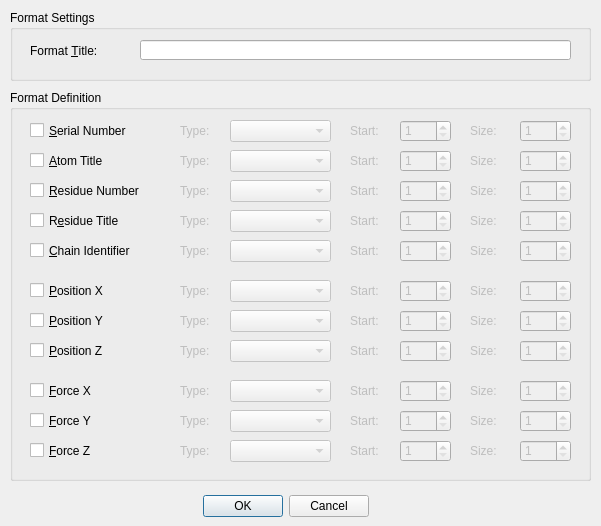
 <widget class="QDialog" name="formatDialog">
  <property name="geometry">
   <rect>
    <x>0</x>
    <y>0</y>
    <width>601</width>
    <height>526</height>
   </rect>
  </property>
  <property name="windowTitle">
   <string/>
  </property>
  <widget class="QDialogButtonBox" name="buttonBox">
   <property name="geometry">
    <rect>
     <x>10</x>
     <y>490</y>
     <width>551</width>
     <height>32</height>
    </rect>
   </property>
   <property name="orientation">
    <enum>Qt::Horizontal</enum>
   </property>
   <property name="standardButtons">
    <set>QDialogButtonBox::Cancel|QDialogButtonBox::Ok</set>
   </property>
   <property name="centerButtons">
    <bool>true</bool>
   </property>
  </widget>
  <widget class="QGroupBox" name="groupBox_2">
   <property name="geometry">
    <rect>
     <x>10</x>
     <y>90</y>
     <width>581</width>
     <height>391</height>
    </rect>
   </property>
   <property name="title">
    <string>Format Definition</string>
   </property>
   <widget class="QCheckBox" name="cb1">
    <property name="geometry">
     <rect>
      <x>20</x>
      <y>30</y>
      <width>151</width>
      <height>21</height>
     </rect>
    </property>
    <property name="text">
     <string>&amp;Serial Number</string>
    </property>
   </widget>
   <widget class="QLabel" name="label_2">
    <property name="enabled">
     <bool>false</bool>
    </property>
    <property name="geometry">
     <rect>
      <x>340</x>
      <y>30</y>
      <width>51</width>
      <height>21</height>
     </rect>
    </property>
    <property name="text">
     <string>Start:</string>
    </property>
   </widget>
   <widget class="QLabel" name="label_3">
    <property name="enabled">
     <bool>false</bool>
    </property>
    <property name="geometry">
     <rect>
      <x>170</x>
      <y>30</y>
      <width>51</width>
      <height>21</height>
     </rect>
    </property>
    <property name="text">
     <string>Type:</string>
    </property>
   </widget>
   <widget class="QComboBox" name="type1">
    <property name="enabled">
     <bool>false</bool>
    </property>
    <property name="geometry">
     <rect>
      <x>220</x>
      <y>30</y>
      <width>101</width>
      <height>22</height>
     </rect>
    </property>
   </widget>
   <widget class="QSpinBox" name="start1">
    <property name="enabled">
     <bool>false</bool>
    </property>
    <property name="geometry">
     <rect>
      <x>390</x>
      <y>30</y>
      <width>51</width>
      <height>22</height>
     </rect>
    </property>
    <property name="minimum">
     <number>1</number>
    </property>
    <property name="maximum">
     <number>80</number>
    </property>
   </widget>
   <widget class="QLabel" name="label_4">
    <property name="enabled">
     <bool>false</bool>
    </property>
    <property name="geometry">
     <rect>
      <x>460</x>
      <y>30</y>
      <width>51</width>
      <height>21</height>
     </rect>
    </property>
    <property name="text">
     <string>Size:</string>
    </property>
    <property name="alignment">
     <set>Qt::AlignLeading|Qt::AlignLeft|Qt::AlignVCenter</set>
    </property>
   </widget>
   <widget class="QSpinBox" name="size1">
    <property name="enabled">
     <bool>false</bool>
    </property>
    <property name="geometry">
     <rect>
      <x>510</x>
      <y>30</y>
      <width>51</width>
      <height>22</height>
     </rect>
    </property>
    <property name="minimum">
     <number>1</number>
    </property>
    <property name="maximum">
     <number>80</number>
    </property>
   </widget>
   <widget class="QLabel" name="label_5">
    <property name="enabled">
     <bool>false</bool>
    </property>
    <property name="geometry">
     <rect>
      <x>460</x>
      <y>60</y>
      <width>51</width>
      <height>21</height>
     </rect>
    </property>
    <property name="text">
     <string>Size:</string>
    </property>
    <property name="alignment">
     <set>Qt::AlignLeading|Qt::AlignLeft|Qt::AlignVCenter</set>
    </property>
   </widget>
   <widget class="QSpinBox" name="start2">
    <property name="enabled">
     <bool>false</bool>
    </property>
    <property name="geometry">
     <rect>
      <x>390</x>
      <y>60</y>
      <width>51</width>
      <height>22</height>
     </rect>
    </property>
    <property name="minimum">
     <number>1</number>
    </property>
    <property name="maximum">
     <number>80</number>
    </property>
   </widget>
   <widget class="QCheckBox" name="cb2">
    <property name="geometry">
     <rect>
      <x>20</x>
      <y>60</y>
      <width>151</width>
      <height>21</height>
     </rect>
    </property>
    <property name="text">
     <string>&amp;Atom Title</string>
    </property>
   </widget>
   <widget class="QSpinBox" name="size2">
    <property name="enabled">
     <bool>false</bool>
    </property>
    <property name="geometry">
     <rect>
      <x>510</x>
      <y>60</y>
      <width>51</width>
      <height>22</height>
     </rect>
    </property>
    <property name="minimum">
     <number>1</number>
    </property>
    <property name="maximum">
     <number>80</number>
    </property>
   </widget>
   <widget class="QComboBox" name="type2">
    <property name="enabled">
     <bool>false</bool>
    </property>
    <property name="geometry">
     <rect>
      <x>220</x>
      <y>60</y>
      <width>101</width>
      <height>22</height>
     </rect>
    </property>
   </widget>
   <widget class="QLabel" name="label_6">
    <property name="enabled">
     <bool>false</bool>
    </property>
    <property name="geometry">
     <rect>
      <x>170</x>
      <y>60</y>
      <width>51</width>
      <height>21</height>
     </rect>
    </property>
    <property name="text">
     <string>Type:</string>
    </property>
   </widget>
   <widget class="QLabel" name="label_7">
    <property name="enabled">
     <bool>false</bool>
    </property>
    <property name="geometry">
     <rect>
      <x>340</x>
      <y>60</y>
      <width>51</width>
      <height>21</height>
     </rect>
    </property>
    <property name="text">
     <string>Start:</string>
    </property>
   </widget>
   <widget class="QComboBox" name="type3">
    <property name="enabled">
     <bool>false</bool>
    </property>
    <property name="geometry">
     <rect>
      <x>220</x>
      <y>90</y>
      <width>101</width>
      <height>22</height>
     </rect>
    </property>
   </widget>
   <widget class="QLabel" name="label_8">
    <property name="enabled">
     <bool>false</bool>
    </property>
    <property name="geometry">
     <rect>
      <x>340</x>
      <y>90</y>
      <width>51</width>
      <height>21</height>
     </rect>
    </property>
    <property name="text">
     <string>Start:</string>
    </property>
   </widget>
   <widget class="QLabel" name="label_9">
    <property name="enabled">
     <bool>false</bool>
    </property>
    <property name="geometry">
     <rect>
      <x>170</x>
      <y>90</y>
      <width>51</width>
      <height>21</height>
     </rect>
    </property>
    <property name="text">
     <string>Type:</string>
    </property>
   </widget>
   <widget class="QLabel" name="label_10">
    <property name="enabled">
     <bool>false</bool>
    </property>
    <property name="geometry">
     <rect>
      <x>460</x>
      <y>90</y>
      <width>51</width>
      <height>21</height>
     </rect>
    </property>
    <property name="text">
     <string>Size:</string>
    </property>
    <property name="alignment">
     <set>Qt::AlignLeading|Qt::AlignLeft|Qt::AlignVCenter</set>
    </property>
   </widget>
   <widget class="QSpinBox" name="size3">
    <property name="enabled">
     <bool>false</bool>
    </property>
    <property name="geometry">
     <rect>
      <x>510</x>
      <y>90</y>
      <width>51</width>
      <height>22</height>
     </rect>
    </property>
    <property name="minimum">
     <number>1</number>
    </property>
    <property name="maximum">
     <number>80</number>
    </property>
   </widget>
   <widget class="QCheckBox" name="cb3">
    <property name="geometry">
     <rect>
      <x>20</x>
      <y>90</y>
      <width>151</width>
      <height>21</height>
     </rect>
    </property>
    <property name="text">
     <string>&amp;Residue Number</string>
    </property>
   </widget>
   <widget class="QSpinBox" name="start3">
    <property name="enabled">
     <bool>false</bool>
    </property>
    <property name="geometry">
     <rect>
      <x>390</x>
      <y>90</y>
      <width>51</width>
      <height>22</height>
     </rect>
    </property>
    <property name="minimum">
     <number>1</number>
    </property>
    <property name="maximum">
     <number>80</number>
    </property>
   </widget>
   <widget class="QComboBox" name="type4">
    <property name="enabled">
     <bool>false</bool>
    </property>
    <property name="geometry">
     <rect>
      <x>220</x>
      <y>120</y>
      <width>101</width>
      <height>22</height>
     </rect>
    </property>
   </widget>
   <widget class="QLabel" name="label_11">
    <property name="enabled">
     <bool>false</bool>
    </property>
    <property name="geometry">
     <rect>
      <x>340</x>
      <y>120</y>
      <width>51</width>
      <height>21</height>
     </rect>
    </property>
    <property name="text">
     <string>Start:</string>
    </property>
   </widget>
   <widget class="QLabel" name="label_12">
    <property name="enabled">
     <bool>false</bool>
    </property>
    <property name="geometry">
     <rect>
      <x>170</x>
      <y>120</y>
      <width>51</width>
      <height>21</height>
     </rect>
    </property>
    <property name="text">
     <string>Type:</string>
    </property>
   </widget>
   <widget class="QLabel" name="label_13">
    <property name="enabled">
     <bool>false</bool>
    </property>
    <property name="geometry">
     <rect>
      <x>460</x>
      <y>120</y>
      <width>51</width>
      <height>21</height>
     </rect>
    </property>
    <property name="text">
     <string>Size:</string>
    </property>
    <property name="alignment">
     <set>Qt::AlignLeading|Qt::AlignLeft|Qt::AlignVCenter</set>
    </property>
   </widget>
   <widget class="QSpinBox" name="size4">
    <property name="enabled">
     <bool>false</bool>
    </property>
    <property name="geometry">
     <rect>
      <x>510</x>
      <y>120</y>
      <width>51</width>
      <height>22</height>
     </rect>
    </property>
    <property name="minimum">
     <number>1</number>
    </property>
    <property name="maximum">
     <number>80</number>
    </property>
   </widget>
   <widget class="QCheckBox" name="cb4">
    <property name="geometry">
     <rect>
      <x>20</x>
      <y>120</y>
      <width>151</width>
      <height>21</height>
     </rect>
    </property>
    <property name="text">
     <string>R&amp;esidue Title</string>
    </property>
   </widget>
   <widget class="QSpinBox" name="start4">
    <property name="enabled">
     <bool>false</bool>
    </property>
    <property name="geometry">
     <rect>
      <x>390</x>
      <y>120</y>
      <width>51</width>
      <height>22</height>
     </rect>
    </property>
    <property name="minimum">
     <number>1</number>
    </property>
    <property name="maximum">
     <number>80</number>
    </property>
   </widget>
   <widget class="QComboBox" name="type5">
    <property name="enabled">
     <bool>false</bool>
    </property>
    <property name="geometry">
     <rect>
      <x>220</x>
      <y>150</y>
      <width>101</width>
      <height>22</height>
     </rect>
    </property>
   </widget>
   <widget class="QLabel" name="label_14">
    <property name="enabled">
     <bool>false</bool>
    </property>
    <property name="geometry">
     <rect>
      <x>340</x>
      <y>150</y>
      <width>51</width>
      <height>21</height>
     </rect>
    </property>
    <property name="text">
     <string>Start:</string>
    </property>
   </widget>
   <widget class="QLabel" name="label_15">
    <property name="enabled">
     <bool>false</bool>
    </property>
    <property name="geometry">
     <rect>
      <x>170</x>
      <y>150</y>
      <width>51</width>
      <height>21</height>
     </rect>
    </property>
    <property name="text">
     <string>Type:</string>
    </property>
   </widget>
   <widget class="QLabel" name="label_16">
    <property name="enabled">
     <bool>false</bool>
    </property>
    <property name="geometry">
     <rect>
      <x>460</x>
      <y>150</y>
      <width>51</width>
      <height>21</height>
     </rect>
    </property>
    <property name="text">
     <string>Size:</string>
    </property>
    <property name="alignment">
     <set>Qt::AlignLeading|Qt::AlignLeft|Qt::AlignVCenter</set>
    </property>
   </widget>
   <widget class="QSpinBox" name="size5">
    <property name="enabled">
     <bool>false</bool>
    </property>
    <property name="geometry">
     <rect>
      <x>510</x>
      <y>150</y>
      <width>51</width>
      <height>22</height>
     </rect>
    </property>
    <property name="minimum">
     <number>1</number>
    </property>
    <property name="maximum">
     <number>80</number>
    </property>
   </widget>
   <widget class="QCheckBox" name="cb5">
    <property name="geometry">
     <rect>
      <x>20</x>
      <y>150</y>
      <width>151</width>
      <height>21</height>
     </rect>
    </property>
    <property name="text">
     <string>&amp;Chain Identifier</string>
    </property>
   </widget>
   <widget class="QSpinBox" name="start5">
    <property name="enabled">
     <bool>false</bool>
    </property>
    <property name="geometry">
     <rect>
      <x>390</x>
      <y>150</y>
      <width>51</width>
      <height>22</height>
     </rect>
    </property>
    <property name="minimum">
     <number>1</number>
    </property>
    <property name="maximum">
     <number>80</number>
    </property>
   </widget>
   <widget class="QComboBox" name="type6">
    <property name="enabled">
     <bool>false</bool>
    </property>
    <property name="geometry">
     <rect>
      <x>220</x>
      <y>190</y>
      <width>101</width>
      <height>22</height>
     </rect>
    </property>
   </widget>
   <widget class="QLabel" name="label_17">
    <property name="enabled">
     <bool>false</bool>
    </property>
    <property name="geometry">
     <rect>
      <x>340</x>
      <y>190</y>
      <width>51</width>
      <height>21</height>
     </rect>
    </property>
    <property name="text">
     <string>Start:</string>
    </property>
   </widget>
   <widget class="QLabel" name="label_18">
    <property name="enabled">
     <bool>false</bool>
    </property>
    <property name="geometry">
     <rect>
      <x>170</x>
      <y>190</y>
      <width>51</width>
      <height>21</height>
     </rect>
    </property>
    <property name="text">
     <string>Type:</string>
    </property>
   </widget>
   <widget class="QLabel" name="label_19">
    <property name="enabled">
     <bool>false</bool>
    </property>
    <property name="geometry">
     <rect>
      <x>460</x>
      <y>190</y>
      <width>51</width>
      <height>21</height>
     </rect>
    </property>
    <property name="text">
     <string>Size:</string>
    </property>
    <property name="alignment">
     <set>Qt::AlignLeading|Qt::AlignLeft|Qt::AlignVCenter</set>
    </property>
   </widget>
   <widget class="QSpinBox" name="size6">
    <property name="enabled">
     <bool>false</bool>
    </property>
    <property name="geometry">
     <rect>
      <x>510</x>
      <y>190</y>
      <width>51</width>
      <height>22</height>
     </rect>
    </property>
    <property name="minimum">
     <number>1</number>
    </property>
    <property name="maximum">
     <number>80</number>
    </property>
   </widget>
   <widget class="QCheckBox" name="cb6">
    <property name="geometry">
     <rect>
      <x>20</x>
      <y>190</y>
      <width>151</width>
      <height>21</height>
     </rect>
    </property>
    <property name="text">
     <string>&amp;Position X</string>
    </property>
   </widget>
   <widget class="QSpinBox" name="start6">
    <property name="enabled">
     <bool>false</bool>
    </property>
    <property name="geometry">
     <rect>
      <x>390</x>
      <y>190</y>
      <width>51</width>
      <height>22</height>
     </rect>
    </property>
    <property name="minimum">
     <number>1</number>
    </property>
    <property name="maximum">
     <number>80</number>
    </property>
   </widget>
   <widget class="QComboBox" name="type7">
    <property name="enabled">
     <bool>false</bool>
    </property>
    <property name="geometry">
     <rect>
      <x>220</x>
      <y>220</y>
      <width>101</width>
      <height>22</height>
     </rect>
    </property>
   </widget>
   <widget class="QLabel" name="label_20">
    <property name="enabled">
     <bool>false</bool>
    </property>
    <property name="geometry">
     <rect>
      <x>340</x>
      <y>220</y>
      <width>51</width>
      <height>21</height>
     </rect>
    </property>
    <property name="text">
     <string>Start:</string>
    </property>
   </widget>
   <widget class="QLabel" name="label_21">
    <property name="enabled">
     <bool>false</bool>
    </property>
    <property name="geometry">
     <rect>
      <x>170</x>
      <y>220</y>
      <width>51</width>
      <height>21</height>
     </rect>
    </property>
    <property name="text">
     <string>Type:</string>
    </property>
   </widget>
   <widget class="QLabel" name="label_22">
    <property name="enabled">
     <bool>false</bool>
    </property>
    <property name="geometry">
     <rect>
      <x>460</x>
      <y>220</y>
      <width>51</width>
      <height>21</height>
     </rect>
    </property>
    <property name="text">
     <string>Size:</string>
    </property>
    <property name="alignment">
     <set>Qt::AlignLeading|Qt::AlignLeft|Qt::AlignVCenter</set>
    </property>
   </widget>
   <widget class="QSpinBox" name="size7">
    <property name="enabled">
     <bool>false</bool>
    </property>
    <property name="geometry">
     <rect>
      <x>510</x>
      <y>220</y>
      <width>51</width>
      <height>22</height>
     </rect>
    </property>
    <property name="minimum">
     <number>1</number>
    </property>
    <property name="maximum">
     <number>80</number>
    </property>
   </widget>
   <widget class="QCheckBox" name="cb7">
    <property name="geometry">
     <rect>
      <x>20</x>
      <y>220</y>
      <width>151</width>
      <height>21</height>
     </rect>
    </property>
    <property name="text">
     <string>&amp;Position Y</string>
    </property>
   </widget>
   <widget class="QSpinBox" name="start7">
    <property name="enabled">
     <bool>false</bool>
    </property>
    <property name="geometry">
     <rect>
      <x>390</x>
      <y>220</y>
      <width>51</width>
      <height>22</height>
     </rect>
    </property>
    <property name="minimum">
     <number>1</number>
    </property>
    <property name="maximum">
     <number>80</number>
    </property>
   </widget>
   <widget class="QComboBox" name="type8">
    <property name="enabled">
     <bool>false</bool>
    </property>
    <property name="geometry">
     <rect>
      <x>220</x>
      <y>250</y>
      <width>101</width>
      <height>22</height>
     </rect>
    </property>
   </widget>
   <widget class="QLabel" name="label_23">
    <property name="enabled">
     <bool>false</bool>
    </property>
    <property name="geometry">
     <rect>
      <x>340</x>
      <y>250</y>
      <width>51</width>
      <height>21</height>
     </rect>
    </property>
    <property name="text">
     <string>Start:</string>
    </property>
   </widget>
   <widget class="QLabel" name="label_24">
    <property name="enabled">
     <bool>false</bool>
    </property>
    <property name="geometry">
     <rect>
      <x>170</x>
      <y>250</y>
      <width>51</width>
      <height>21</height>
     </rect>
    </property>
    <property name="text">
     <string>Type:</string>
    </property>
   </widget>
   <widget class="QLabel" name="label_25">
    <property name="enabled">
     <bool>false</bool>
    </property>
    <property name="geometry">
     <rect>
      <x>460</x>
      <y>250</y>
      <width>51</width>
      <height>21</height>
     </rect>
    </property>
    <property name="text">
     <string>Size:</string>
    </property>
    <property name="alignment">
     <set>Qt::AlignLeading|Qt::AlignLeft|Qt::AlignVCenter</set>
    </property>
   </widget>
   <widget class="QSpinBox" name="size8">
    <property name="enabled">
     <bool>false</bool>
    </property>
    <property name="geometry">
     <rect>
      <x>510</x>
      <y>250</y>
      <width>51</width>
      <height>22</height>
     </rect>
    </property>
    <property name="minimum">
     <number>1</number>
    </property>
    <property name="maximum">
     <number>80</number>
    </property>
   </widget>
   <widget class="QCheckBox" name="cb8">
    <property name="geometry">
     <rect>
      <x>20</x>
      <y>250</y>
      <width>151</width>
      <height>21</height>
     </rect>
    </property>
    <property name="text">
     <string>&amp;Position Z</string>
    </property>
   </widget>
   <widget class="QSpinBox" name="start8">
    <property name="enabled">
     <bool>false</bool>
    </property>
    <property name="geometry">
     <rect>
      <x>390</x>
      <y>250</y>
      <width>51</width>
      <height>22</height>
     </rect>
    </property>
    <property name="minimum">
     <number>1</number>
    </property>
    <property name="maximum">
     <number>80</number>
    </property>
   </widget>
   <widget class="QLabel" name="label_26">
    <property name="enabled">
     <bool>false</bool>
    </property>
    <property name="geometry">
     <rect>
      <x>340</x>
      <y>290</y>
      <width>51</width>
      <height>21</height>
     </rect>
    </property>
    <property name="text">
     <string>Start:</string>
    </property>
   </widget>
   <widget class="QSpinBox" name="size9">
    <property name="enabled">
     <bool>false</bool>
    </property>
    <property name="geometry">
     <rect>
      <x>510</x>
      <y>290</y>
      <width>51</width>
      <height>22</height>
     </rect>
    </property>
    <property name="minimum">
     <number>1</number>
    </property>
    <property name="maximum">
     <number>80</number>
    </property>
   </widget>
   <widget class="QCheckBox" name="cb9">
    <property name="geometry">
     <rect>
      <x>20</x>
      <y>290</y>
      <width>151</width>
      <height>21</height>
     </rect>
    </property>
    <property name="text">
     <string>&amp;Force X</string>
    </property>
   </widget>
   <widget class="QLabel" name="label_27">
    <property name="enabled">
     <bool>false</bool>
    </property>
    <property name="geometry">
     <rect>
      <x>170</x>
      <y>290</y>
      <width>51</width>
      <height>21</height>
     </rect>
    </property>
    <property name="text">
     <string>Type:</string>
    </property>
   </widget>
   <widget class="QCheckBox" name="cb11">
    <property name="geometry">
     <rect>
      <x>20</x>
      <y>350</y>
      <width>151</width>
      <height>21</height>
     </rect>
    </property>
    <property name="text">
     <string>&amp;Force Z</string>
    </property>
   </widget>
   <widget class="QSpinBox" name="size10">
    <property name="enabled">
     <bool>false</bool>
    </property>
    <property name="geometry">
     <rect>
      <x>510</x>
      <y>320</y>
      <width>51</width>
      <height>22</height>
     </rect>
    </property>
    <property name="minimum">
     <number>1</number>
    </property>
    <property name="maximum">
     <number>80</number>
    </property>
   </widget>
   <widget class="QLabel" name="label_28">
    <property name="enabled">
     <bool>false</bool>
    </property>
    <property name="geometry">
     <rect>
      <x>460</x>
      <y>320</y>
      <width>51</width>
      <height>21</height>
     </rect>
    </property>
    <property name="text">
     <string>Size:</string>
    </property>
    <property name="alignment">
     <set>Qt::AlignLeading|Qt::AlignLeft|Qt::AlignVCenter</set>
    </property>
   </widget>
   <widget class="QComboBox" name="type10">
    <property name="enabled">
     <bool>false</bool>
    </property>
    <property name="geometry">
     <rect>
      <x>220</x>
      <y>320</y>
      <width>101</width>
      <height>22</height>
     </rect>
    </property>
   </widget>
   <widget class="QSpinBox" name="start9">
    <property name="enabled">
     <bool>false</bool>
    </property>
    <property name="geometry">
     <rect>
      <x>390</x>
      <y>290</y>
      <width>51</width>
      <height>22</height>
     </rect>
    </property>
    <property name="minimum">
     <number>1</number>
    </property>
    <property name="maximum">
     <number>80</number>
    </property>
   </widget>
   <widget class="QComboBox" name="type9">
    <property name="enabled">
     <bool>false</bool>
    </property>
    <property name="geometry">
     <rect>
      <x>220</x>
      <y>290</y>
      <width>101</width>
      <height>22</height>
     </rect>
    </property>
   </widget>
   <widget class="QSpinBox" name="size11">
    <property name="enabled">
     <bool>false</bool>
    </property>
    <property name="geometry">
     <rect>
      <x>510</x>
      <y>350</y>
      <width>51</width>
      <height>22</height>
     </rect>
    </property>
    <property name="minimum">
     <number>1</number>
    </property>
    <property name="maximum">
     <number>80</number>
    </property>
   </widget>
   <widget class="QLabel" name="label_29">
    <property name="enabled">
     <bool>false</bool>
    </property>
    <property name="geometry">
     <rect>
      <x>170</x>
      <y>320</y>
      <width>51</width>
      <height>21</height>
     </rect>
    </property>
    <property name="text">
     <string>Type:</string>
    </property>
   </widget>
   <widget class="QLabel" name="label_30">
    <property name="enabled">
     <bool>false</bool>
    </property>
    <property name="geometry">
     <rect>
      <x>460</x>
      <y>290</y>
      <width>51</width>
      <height>21</height>
     </rect>
    </property>
    <property name="text">
     <string>Size:</string>
    </property>
    <property name="alignment">
     <set>Qt::AlignLeading|Qt::AlignLeft|Qt::AlignVCenter</set>
    </property>
   </widget>
   <widget class="QLabel" name="label_31">
    <property name="enabled">
     <bool>false</bool>
    </property>
    <property name="geometry">
     <rect>
      <x>170</x>
      <y>350</y>
      <width>51</width>
      <height>21</height>
     </rect>
    </property>
    <property name="text">
     <string>Type:</string>
    </property>
   </widget>
   <widget class="QComboBox" name="type11">
    <property name="enabled">
     <bool>false</bool>
    </property>
    <property name="geometry">
     <rect>
      <x>220</x>
      <y>350</y>
      <width>101</width>
      <height>22</height>
     </rect>
    </property>
   </widget>
   <widget class="QLabel" name="label_32">
    <property name="enabled">
     <bool>false</bool>
    </property>
    <property name="geometry">
     <rect>
      <x>340</x>
      <y>320</y>
      <width>51</width>
      <height>21</height>
     </rect>
    </property>
    <property name="text">
     <string>Start:</string>
    </property>
   </widget>
   <widget class="QSpinBox" name="start11">
    <property name="enabled">
     <bool>false</bool>
    </property>
    <property name="geometry">
     <rect>
      <x>390</x>
      <y>350</y>
      <width>51</width>
      <height>22</height>
     </rect>
    </property>
    <property name="minimum">
     <number>1</number>
    </property>
    <property name="maximum">
     <number>80</number>
    </property>
   </widget>
   <widget class="QCheckBox" name="cb10">
    <property name="geometry">
     <rect>
      <x>20</x>
      <y>320</y>
      <width>151</width>
      <height>21</height>
     </rect>
    </property>
    <property name="text">
     <string>&amp;Force Y</string>
    </property>
   </widget>
   <widget class="QLabel" name="label_33">
    <property name="enabled">
     <bool>false</bool>
    </property>
    <property name="geometry">
     <rect>
      <x>460</x>
      <y>350</y>
      <width>51</width>
      <height>21</height>
     </rect>
    </property>
    <property name="text">
     <string>Size:</string>
    </property>
    <property name="alignment">
     <set>Qt::AlignLeading|Qt::AlignLeft|Qt::AlignVCenter</set>
    </property>
   </widget>
   <widget class="QSpinBox" name="start10">
    <property name="enabled">
     <bool>false</bool>
    </property>
    <property name="geometry">
     <rect>
      <x>390</x>
      <y>320</y>
      <width>51</width>
      <height>22</height>
     </rect>
    </property>
    <property name="minimum">
     <number>1</number>
    </property>
    <property name="maximum">
     <number>80</number>
    </property>
   </widget>
   <widget class="QLabel" name="label_34">
    <property name="enabled">
     <bool>false</bool>
    </property>
    <property name="geometry">
     <rect>
      <x>340</x>
      <y>350</y>
      <width>51</width>
      <height>21</height>
     </rect>
    </property>
    <property name="text">
     <string>Start:</string>
    </property>
   </widget>
  </widget>
  <widget class="QGroupBox" name="groupBox_3">
   <property name="geometry">
    <rect>
     <x>10</x>
     <y>10</y>
     <width>581</width>
     <height>71</height>
    </rect>
   </property>
   <property name="title">
    <string>Format Settings</string>
   </property>
   <widget class="QLineEdit" name="lineEdit">
    <property name="geometry">
     <rect>
      <x>130</x>
      <y>30</y>
      <width>431</width>
      <height>20</height>
     </rect>
    </property>
   </widget>
   <widget class="QLabel" name="label">
    <property name="geometry">
     <rect>
      <x>20</x>
      <y>30</y>
      <width>111</width>
      <height>21</height>
     </rect>
    </property>
    <property name="text">
     <string>Format &amp;Title:</string>
    </property>
    <property name="buddy">
     <cstring>lineEdit</cstring>
    </property>
   </widget>
  </widget>
 </widget>
